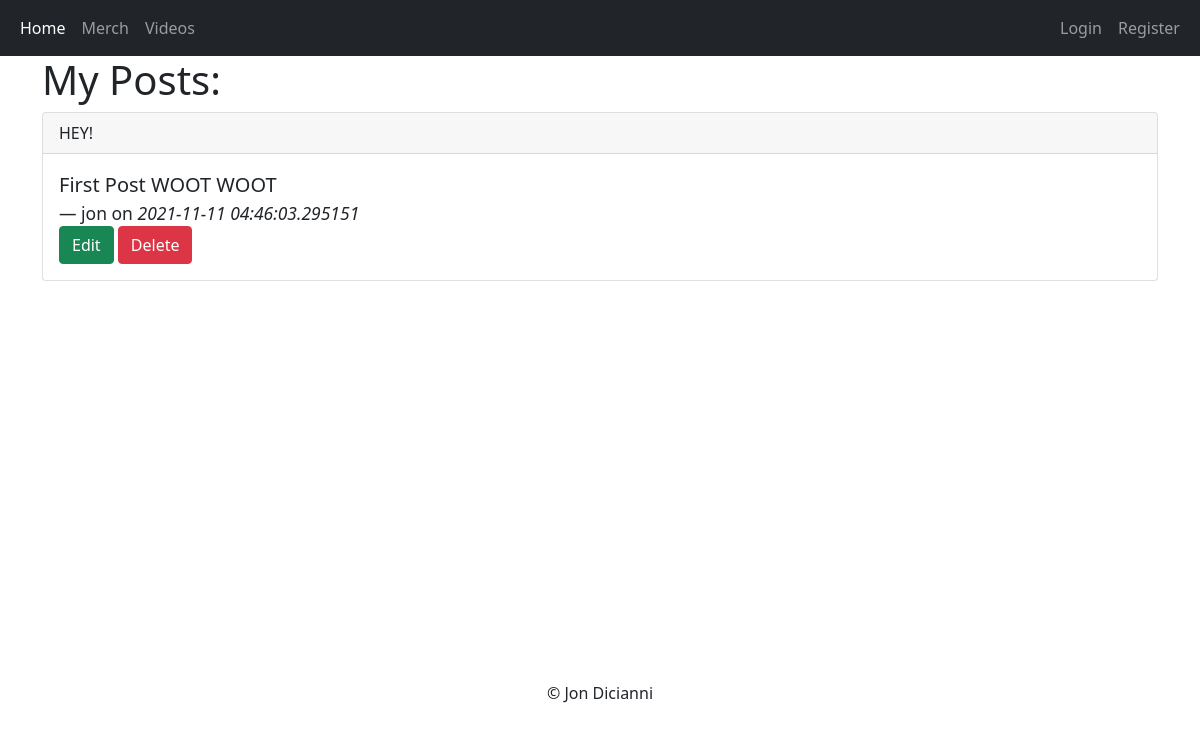
Page /posts/1 on the earlier database version.
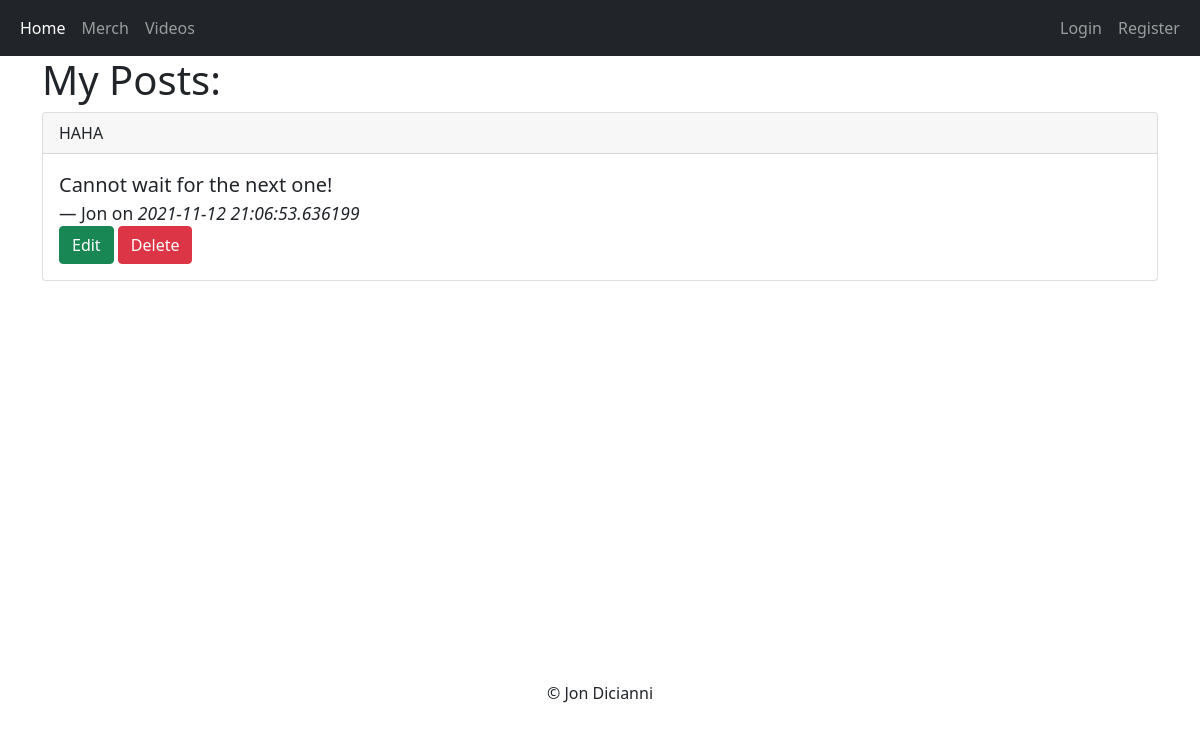
Same page on the later database version.
### app/models.py (models this page shows, shortened)
class Post(db.Model):
    id = db.Column(db.Integer, primary_key=True)
    title = db.Column(db.String(200))
    content = db.Column(db.String(300))
    date_created = db.Column(db.Integer, nullable=False, default=datetime.utcnow)
    user_id = db.Column(db.Integer, db.ForeignKey('user.id'), nullable=False)

class User(db.Model, UserMixin):
    id = db.Column(db.Integer, primary_key=True)
    username = db.Column(db.String(150), nullable=False, unique=True)
    email = db.Column(db.String(150), nullable=False, unique=True)
    password = db.Column(db.String(256), nullable=False)
    posts = db.relationship('Post', backref='author', lazy=True)
    contacts = db.relationship('Contact', backref='creator', lazy=True)

### app/routes.py (the view)
@app.route('/posts/<int:post_id>')
def post_detail(post_id):
    post = Post.query.get_or_404(post_id)
    return render_template('post_detail.html', post=post)

### app/templates/post_detail.html (shortened to what this page needs)
{% extends 'base.html' %}
{% block content %}
<h1>My Posts:</h1>
<div class="card bg-muted text-dark">
    <div class="card-header">
    {{ post.title }}
    </div>
    <div class="card-body">
        <blockquote class="blockquote mb-0">
            <p>{{ post.content }}</p>
            <footer class="blockquote-footer text-dark">{{ post.author.username }} on <cite title="Source Title">
                {{ post.date_created}}
            </cite></footer>
        </blockquote>
        <a href="{{ url_for('post_edit', post_id=post.id) }}" class="btn btn-success">Edit</a>
            <button type="button" class="btn btn-danger" data-bs-toggle="modal" data-bs-target="#deleteModal">
                Delete
            </button>
    </div>
</div>
{% endblock %}

### app/templates/base.html (shortened to what this page needs)
<!DOCTYPE html>
<html lang="en">
    <head>
        <link rel="stylesheet" href="https://cdnjs.cloudflare.com/ajax/libs/twitter-bootstrap/5.1.0/css/bootstrap.min.css">
        <link rel="stylesheet" href="https://cdnjs.cloudflare.com/ajax/libs/font-awesome/5.15.4/css/all.min.css">
        <link rel="stylesheet" href="https://cdnjs.cloudflare.com/ajax/libs/font-awesome/4.7.0/css/font-awesome.min.css">
    </head>
    <body>
        {% include 'nav.html' %}
        <div class="container">
            {% block content %}
            {% endblock %}
        </div>
        <footer class='text-center' style='margin-top:400px'>© Jon Dicianni</footer>
    </body>
</html>

### app/templates/nav.html (shortened to what this page needs)
<nav class="navbar navbar-expand-lg navbar-dark bg-dark">
  <div class="container-fluid">
    <div class="collapse navbar-collapse" id="navbarSupportedContent">
      <ul class="navbar-nav me-auto mb-2 mb-lg-0">
        <li class="nav-item">
          <a class="nav-link active" aria-current="page" href="/">Home</a>
        </li>
        <li class="nav-item">
          <a class="nav-link" href="/merch">Merch</a>
        </li>
        <li class="nav-item">
          <a class="nav-link" href="/videos">Videos</a>
        </li>
      </ul>
      <ul class="navbar-nav ms-auto">
        {% if current_user.is_authenticated %}
        <li class="nav-item dropdown">
          <a class="nav-link dropdown-toggle" href="#" id="navbarDropdown" role="button" data-bs-toggle="dropdown" aria-expanded="false">
            Dropdown
          </a>
          <ul class="dropdown-menu dropdown-menu-end" aria-labelledby="navbarDropdown">
            <li><a class="dropdown-item" href="{{ url_for('my_account') }}">My Account</a></li>
            <li><a class="dropdown-item" href="{{ url_for('my_posts') }}">My Posts</a></li>
            <li><hr class="dropdown-divider"></li>
            <li><a class="dropdown-item" href="/logout">Logout</a></li>
          </ul>
        </li>
        {% else %}
        <li class="nav-item">
          <a class="nav-link" href="/login">Login</a>
        </li>
        <li class="nav-item">
          <a class="nav-link" href="/register">Register</a>
        </li>
        {% endif %}
      </ul>
    </div>
  </div>
</nav>

Differences in the rows shown:
changed Post: title "HEY!" → "HAHA"; content "First Post WOOT WOOT" → "Cannot wait for the next one!"; date_created "2021-11-11 04:46:03.295151" → "2021-11-12 21:06:53.636199"
changed User: author.username "jon" → "Jon"
